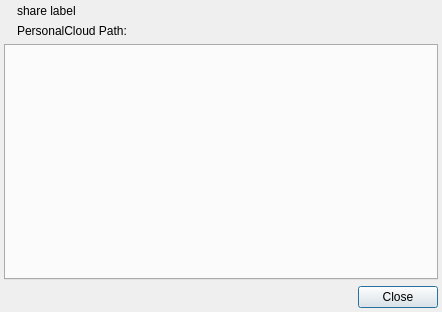
<?xml version="1.0" encoding="UTF-8"?>
<ui version="4.0">
 <class>APP::ShareDialog</class>
 <widget class="QDialog" name="APP::ShareDialog">
  <property name="geometry">
   <rect>
    <x>0</x>
    <y>0</y>
    <width>442</width>
    <height>312</height>
   </rect>
  </property>
  <property name="sizePolicy">
   <sizepolicy hsizetype="MinimumExpanding" vsizetype="MinimumExpanding">
    <horstretch>0</horstretch>
    <verstretch>0</verstretch>
   </sizepolicy>
  </property>
  <property name="windowTitle">
   <string>Dialog</string>
  </property>
  <layout class="QVBoxLayout" name="verticalLayout_2">
   <property name="leftMargin">
    <number>4</number>
   </property>
   <property name="topMargin">
    <number>4</number>
   </property>
   <property name="rightMargin">
    <number>4</number>
   </property>
   <property name="bottomMargin">
    <number>4</number>
   </property>
   <item>
    <layout class="QHBoxLayout" name="horizontalLayout">
     <item>
      <widget class="QLabel" name="label_icon"/>
     </item>
     <item>
      <layout class="QVBoxLayout" name="verticalLayout">
       <item>
        <widget class="QLabel" name="label_name">
         <property name="sizePolicy">
          <sizepolicy hsizetype="MinimumExpanding" vsizetype="Preferred">
           <horstretch>0</horstretch>
           <verstretch>0</verstretch>
          </sizepolicy>
         </property>
         <property name="text">
          <string>share label</string>
         </property>
         <property name="textFormat">
          <enum>Qt::TextFormat::PlainText</enum>
         </property>
        </widget>
       </item>
       <item>
        <widget class="QLabel" name="label_sharePath">
         <property name="sizePolicy">
          <sizepolicy hsizetype="MinimumExpanding" vsizetype="Preferred">
           <horstretch>0</horstretch>
           <verstretch>0</verstretch>
          </sizepolicy>
         </property>
         <property name="font">
          <font>
           <bold>false</bold>
          </font>
         </property>
         <property name="text">
          <string>PersonalCloud Path:</string>
         </property>
         <property name="textFormat">
          <enum>Qt::TextFormat::PlainText</enum>
         </property>
        </widget>
       </item>
      </layout>
     </item>
    </layout>
   </item>
   <item>
    <widget class="QTabWidget" name="shareWidgets"/>
   </item>
   <item>
    <layout class="QHBoxLayout" name="buttonBoxLayout">
     <item>
      <spacer name="horizontalSpacer">
       <property name="orientation">
        <enum>Qt::Orientation::Horizontal</enum>
       </property>
       <property name="sizeHint" stdset="0">
        <size>
         <width>40</width>
         <height>20</height>
        </size>
       </property>
      </spacer>
     </item>
     <item>
      <widget class="QPushButton" name="btnClose">
       <property name="text">
        <string>Close</string>
       </property>
      </widget>
     </item>
    </layout>
   </item>
  </layout>
 </widget>
 <resources/>
 <connections/>
</ui>
